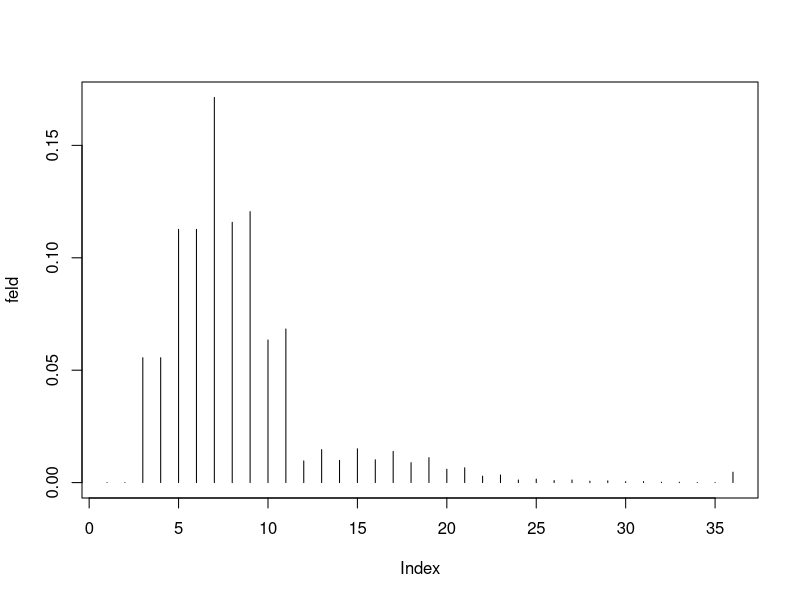

This figure's R source:
wurf <- function (feld, pos=0, tiefe=1) {
  p <- 1/36
  if (tiefe>3) {
    feld[36] <- feld[36] + p^3
    return (feld)
  }
  for (i in 1:6) {
    for (j in 1:6) {
      if (i==j) {
        feld <- wurf(feld, pos+i+j, tiefe+1)
      } else {
        feld[pos+i+j] <- feld[pos+i+j]  + p^tiefe
      }
    }
  }
  return (feld)
}

feld <- rep(0, 36)
feld <- wurf(feld)
sum(feld)
plot(feld, type="h")
